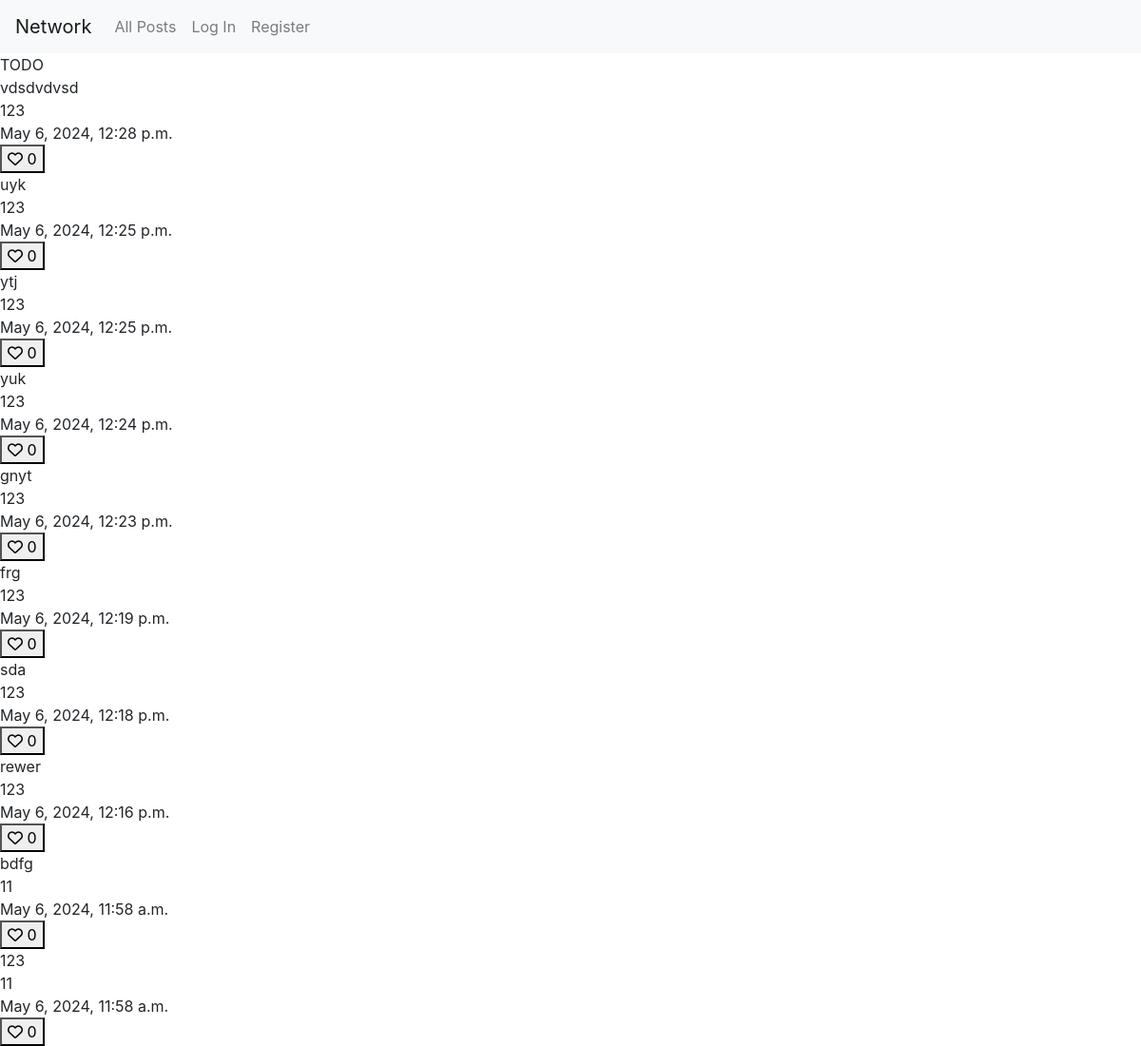
The page / on the database its author committed.
### network/models.py (models this page shows, shortened)
class Create(models.Model):
    owner = models.ForeignKey(User, on_delete=models.CASCADE, related_name="owner",null=False)
    createdOn = models.DateTimeField(auto_now_add=True, auto_now=False)
    modifiedOn = models.DateTimeField(auto_now=True)
    post = models.TextField()
    like = models.ManyToManyField(User, related_name='like')
    def number_of_likes(self):
        return self.like.count()

class User(AbstractUser):
    followers = models.ManyToManyField("self", related_name="followers")
    follow = models.ManyToManyField("self", related_name="follows")

### network/views.py (the view, shortened to what this page needs)
# urls.py: path("", views.index, name="index"),
def index(request):
    if request.method == 'POST':
        data = request.body
        data = data.decode('utf-8')
        data = json.loads(data)
        data = data.get("addpost", "")
        newpost = Create(owner=request.user, post=data)
        newpost.save()
        post = list(Create.objects.filter(post=data, owner=request.user).order_by('-createdOn')[:1].values())
        return JsonResponse({"post": post}, safe=False)
    else:
        form = NewPostForm()
        posts = Create.objects.all().order_by('-createdOn')
        return render(request, "network/index.html", {
            "form": form,
            "posts":posts,
        })

### network/templates/network/index.html (shortened to what this page needs)
{% extends "network/layout.html" %}
{% block body %}
    TODO
    <div id="show_posts">
        {% for post in posts %}
        <div>
            {{ post.post }}
        </div>
        <div>
            {{ post.owner }}
        </div>
        <div>
            {{ post.createdOn }}
        </div>
        <div>
            <form action="" method="post">
                <button type="submit" value="{{ post.id }}" name="like">
                    {%if user in post.like.all %}
                    <i class="fa-solid fa-heart"></i>
                    {% else %}
                    <i class="fa-regular fa-heart"></i>
                    {% endif %}
                    <span>{{ post.number_of_likes }}</span>
                </button>
            </form>
        </div>
        {% endfor %}
    </div>
{% endblock %}

### network/templates/network/layout.html (shortened to what this page needs)
{% load static %}
<!DOCTYPE html>
<html lang="en">
    <head>
        <link rel="stylesheet" href="https://stackpath.bootstrapcdn.com/bootstrap/4.4.1/css/bootstrap.min.css">
        <link href="{% static 'network/styles.css' %}" rel="stylesheet">
    </head>
    <body>
        <nav class="navbar navbar-expand-lg navbar-light bg-light">
            <a class="navbar-brand" href="#">Network</a>
            <div>
              <ul class="navbar-nav mr-auto">
                <li class="nav-item">
                  <a class="nav-link" href="{% url 'index' %}">All Posts</a>
                </li>
                {% if user.is_authenticated %}
                    <li class="nav-item">
                        <a class="nav-link" href="#">Following</a>
                    </li>
                    <li class="nav-item">
                        <a class="nav-link" href="{% url 'logout' %}">Log Out</a>
                    </li>
                {% else %}
                    <li class="nav-item">
                        <a class="nav-link" href="{% url 'login' %}">Log In</a>
                    </li>
                    <li class="nav-item">
                        <a class="nav-link" href="{% url 'register' %}">Register</a>
                    </li>
                {% endif %}
              </ul>
            </div>
          </nav>
        <div class="body">
            {% block body %}
            {% endblock %}
        </div>
    </body>
</html>

### rows shown on the page
Create: post "vdsdvdvsd", owner "123", createdOn "May 6, 2024, 12:28 p.m.", number_of_likes "0"
Create: post "uyk", owner "123", createdOn "May 6, 2024, 12:25 p.m.", number_of_likes "0"
Create: post "ytj", owner "123", createdOn "May 6, 2024, 12:25 p.m.", number_of_likes "0"
Create: post "yuk", owner "123", createdOn "May 6, 2024, 12:24 p.m.", number_of_likes "0"
Create: post "gnyt", owner "123", createdOn "May 6, 2024, 12:23 p.m.", number_of_likes "0"
Create: post "frg", owner "123", createdOn "May 6, 2024, 12:19 p.m.", number_of_likes "0"
Create: post "sda", owner "123", createdOn "May 6, 2024, 12:18 p.m.", number_of_likes "0"
Create: post "rewer", owner "123", createdOn "May 6, 2024, 12:16 p.m.", number_of_likes "0"
Create: post "bdfg", owner "11", createdOn "May 6, 2024, 11:58 a.m.", number_of_likes "0"
Create: post "123", owner "11", createdOn "May 6, 2024, 11:58 a.m.", number_of_likes "0"
